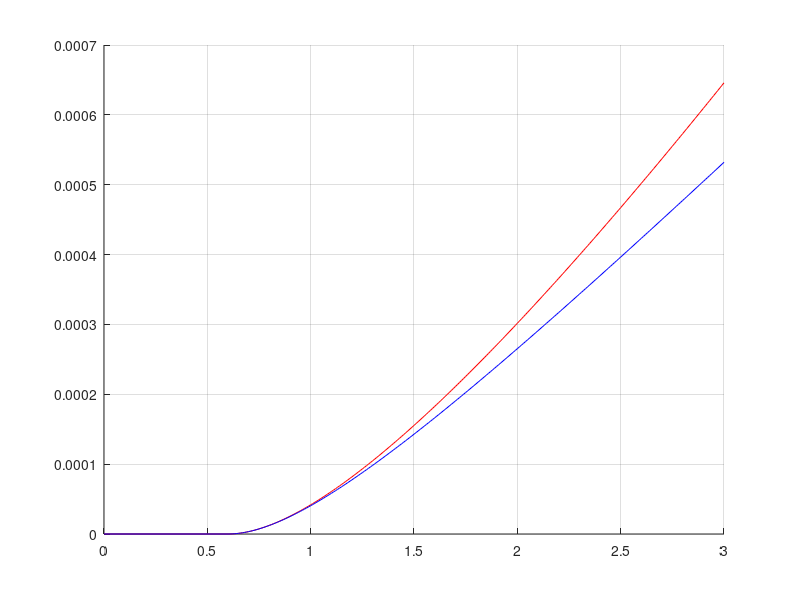

Recreate this plot in MATLAB. (Note: this script raises an error after producing the figure.)
VT = 26e-3;
ni = 1.5e16;
q = 1.6e-19;
epi = 1.04e-10;
eox = 3.9*8.854e-12;

k = 194e-6;
Vt0 = 0.6;
Ec = 1.5e6;
VDS = 3;

W = 2e-6;
L = 0.5e-6;
figure(1);
hold on;
grid on;

vgs = Vt0:0.01:3;
vds_act = (Ec*L*(sqrt(1+2*(vgs-Vt0)/(Ec*L))-1));
ids1 = (k/2)*(W/L)*vds_act.^2;
plot(vgs, ids1, 'r');
line([0 Vt0], [0 0], 'color', 'r');

Rsx = 1/(Ec*W*k);
ids2 = (k/2)*(W/L)*(vgs-Vt0).^2./(1+k*W*Rsx*(vgs-Vt0)/L);
plot(vgs, ids2, 'b');
line([0 Vt0], [0 0], 'color', 'b');

di = (ids1-ids2)./ids1;

for i =1:length(lx)
    if(di(i)>0.1)
        fprintf('l=%f (mA)\n', vgs(i)*1e3);
        break
    end
end
